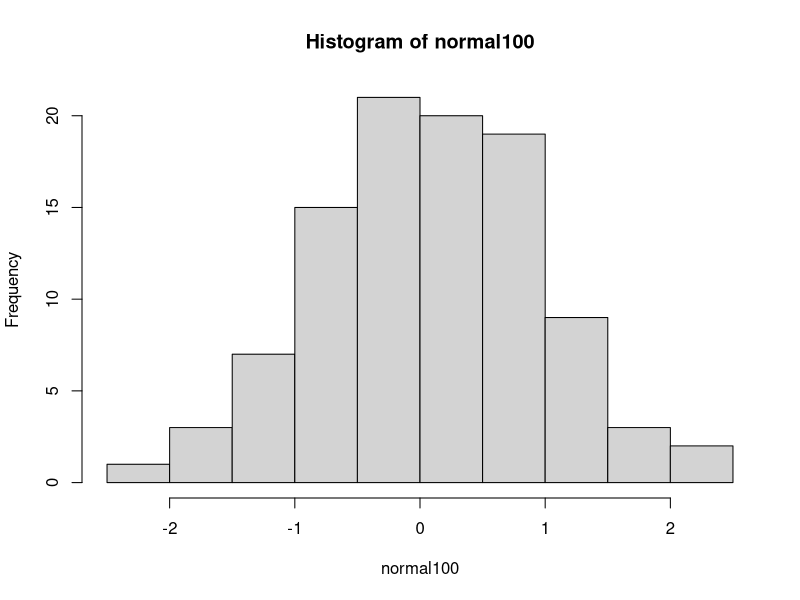
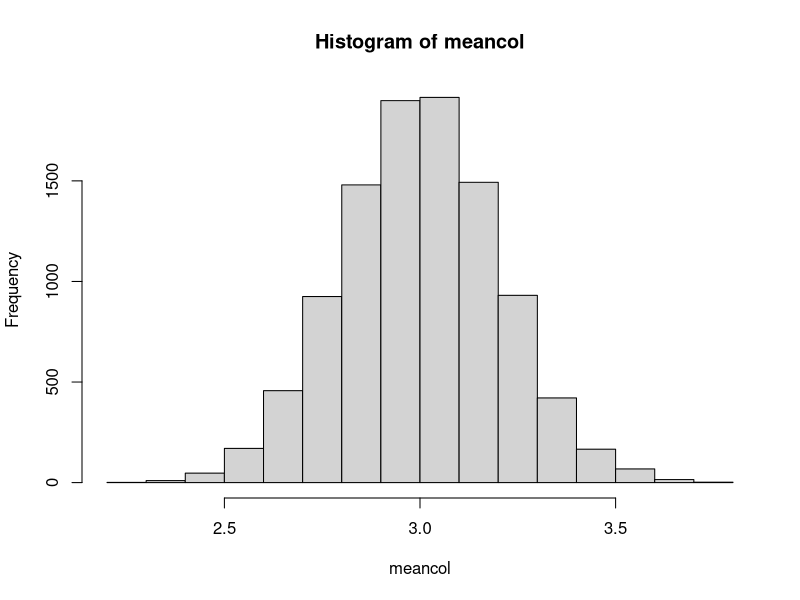

Here is the R script that generated these plots, in order:
## ---- chunk 1
set.seed(1) # Please don't remove this code!
## ---- chunk 2
rnorm(n = 5, mean = 10, sd = 3)
## ---- chunk 3
# You'll want to type your response here.  Your response should look like: 
normal100 <- rnorm(100)
mean(normal100)
sd(normal100)
# Of course, your answer should not be commented out.
## ---- chunk 4
hist(normal100)
## ---- chunk 5
normal10 <- rnorm(10)
normal1000 <- rnorm(1000)
normal10000 <- rnorm(10000)
normal100000 <- rnorm(100000)
## ---- chunk 6
sample_means <- c(mean(normal10),mean(normal100),mean(normal1000),mean(normal10000),mean(normal100000))
sample_means
length(sample_means)
## ---- chunk 7
normal1mil <- rnorm(1000000, 3, 2)
mean(normal1mil)
sd(normal1mil)
## ---- chunk 8
greater <- normal1mil[(normal1mil>3)]
mean(greater)
## ---- chunk 9
normal1mil_mat <- matrix(normal1mil, ncol = 10000)
## ---- chunk 10
mean(normal1mil_mat[,1234])
## ---- chunk 11
# colSums(normal1mil_mat) / 100
meancol <- colSums(normal1mil_mat) / 100
## ---- chunk 12
hist(meancol)
